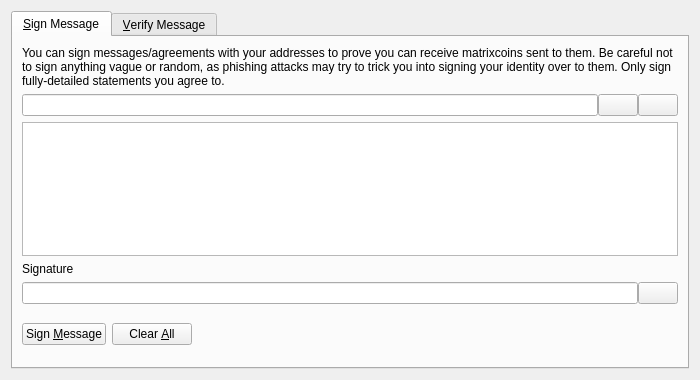
<?xml version="1.0" encoding="UTF-8"?>
<ui version="4.0">
 <class>SignVerifyMessageDialog</class>
 <widget class="QDialog" name="SignVerifyMessageDialog">
  <property name="geometry">
   <rect>
    <x>0</x>
    <y>0</y>
    <width>700</width>
    <height>380</height>
   </rect>
  </property>
  <property name="windowTitle">
   <string>Signatures - Sign / Verify a Message</string>
  </property>
  <property name="modal">
   <bool>true</bool>
  </property>
  <layout class="QVBoxLayout" name="verticalLayout">
   <item>
    <widget class="QTabWidget" name="tabWidget">
     <property name="currentIndex">
      <number>0</number>
     </property>
     <widget class="QWidget" name="tabSignMessage">
      <attribute name="title">
       <string>&amp;Sign Message</string>
      </attribute>
      <layout class="QVBoxLayout" name="verticalLayout_SM">
       <item>
        <widget class="QLabel" name="infoLabel_SM">
         <property name="text">
          <string>You can sign messages/agreements with your addresses to prove you can receive matrixcoins sent to them. Be careful not to sign anything vague or random, as phishing attacks may try to trick you into signing your identity over to them. Only sign fully-detailed statements you agree to.</string>
         </property>
         <property name="textFormat">
          <enum>Qt::PlainText</enum>
         </property>
         <property name="wordWrap">
          <bool>true</bool>
         </property>
        </widget>
       </item>
       <item>
        <layout class="QHBoxLayout" name="horizontalLayout_1_SM">
         <property name="spacing">
          <number>0</number>
         </property>
         <item>
          <widget class="QValidatedLineEdit" name="addressIn_SM">
           <property name="toolTip">
            <string>The Matrixcoin address to sign the message with</string>
           </property>
          </widget>
         </item>
         <item>
          <widget class="QPushButton" name="addressBookButton_SM">
           <property name="toolTip">
            <string>Choose previously used address</string>
           </property>
           <property name="text">
            <string/>
           </property>
           <property name="icon">
            <iconset resource="../bitcoin.qrc">
             <normaloff>:/icons/address-book</normaloff>:/icons/address-book</iconset>
           </property>
           <property name="shortcut">
            <string>Alt+A</string>
           </property>
           <property name="autoDefault">
            <bool>false</bool>
           </property>
          </widget>
         </item>
         <item>
          <widget class="QPushButton" name="pasteButton_SM">
           <property name="toolTip">
            <string>Paste address from clipboard</string>
           </property>
           <property name="text">
            <string/>
           </property>
           <property name="icon">
            <iconset resource="../bitcoin.qrc">
             <normaloff>:/icons/editpaste</normaloff>:/icons/editpaste</iconset>
           </property>
           <property name="shortcut">
            <string>Alt+P</string>
           </property>
           <property name="autoDefault">
            <bool>false</bool>
           </property>
          </widget>
         </item>
        </layout>
       </item>
       <item>
        <widget class="QPlainTextEdit" name="messageIn_SM">
         <property name="toolTip">
          <string>Enter the message you want to sign here</string>
         </property>
        </widget>
       </item>
       <item>
        <widget class="QLabel" name="signatureLabel_SM">
         <property name="text">
          <string>Signature</string>
         </property>
         <property name="textFormat">
          <enum>Qt::PlainText</enum>
         </property>
        </widget>
       </item>
       <item>
        <layout class="QHBoxLayout" name="horizontalLayout_2_SM">
         <property name="spacing">
          <number>0</number>
         </property>
         <item>
          <widget class="QLineEdit" name="signatureOut_SM">
           <property name="font">
            <font>
             <italic>true</italic>
            </font>
           </property>
           <property name="readOnly">
            <bool>true</bool>
           </property>
          </widget>
         </item>
         <item>
          <widget class="QPushButton" name="copySignatureButton_SM">
           <property name="toolTip">
            <string>Copy the current signature to the system clipboard</string>
           </property>
           <property name="text">
            <string/>
           </property>
           <property name="icon">
            <iconset resource="../bitcoin.qrc">
             <normaloff>:/icons/editcopy</normaloff>:/icons/editcopy</iconset>
           </property>
           <property name="autoDefault">
            <bool>false</bool>
           </property>
          </widget>
         </item>
        </layout>
       </item>
       <item>
        <layout class="QHBoxLayout" name="horizontalLayout_3_SM">
         <item>
          <widget class="QPushButton" name="signMessageButton_SM">
           <property name="toolTip">
            <string>Sign the message to prove you own this Matrixcoin address</string>
           </property>
           <property name="text">
            <string>Sign &amp;Message</string>
           </property>
           <property name="icon">
            <iconset resource="../bitcoin.qrc">
             <normaloff>:/icons/edit</normaloff>:/icons/edit</iconset>
           </property>
           <property name="autoDefault">
            <bool>false</bool>
           </property>
          </widget>
         </item>
         <item>
          <widget class="QPushButton" name="clearButton_SM">
           <property name="toolTip">
            <string>Reset all sign message fields</string>
           </property>
           <property name="text">
            <string>Clear &amp;All</string>
           </property>
           <property name="icon">
            <iconset resource="../bitcoin.qrc">
             <normaloff>:/icons/remove</normaloff>:/icons/remove</iconset>
           </property>
           <property name="autoDefault">
            <bool>false</bool>
           </property>
          </widget>
         </item>
         <item>
          <spacer name="horizontalSpacer_1_SM">
           <property name="orientation">
            <enum>Qt::Horizontal</enum>
           </property>
           <property name="sizeHint" stdset="0">
            <size>
             <width>40</width>
             <height>48</height>
            </size>
           </property>
          </spacer>
         </item>
         <item>
          <widget class="QLabel" name="statusLabel_SM">
           <property name="font">
            <font>
             <weight>75</weight>
             <bold>true</bold>
            </font>
           </property>
           <property name="text">
            <string/>
           </property>
           <property name="wordWrap">
            <bool>true</bool>
           </property>
          </widget>
         </item>
         <item>
          <spacer name="horizontalSpacer_2_SM">
           <property name="orientation">
            <enum>Qt::Horizontal</enum>
           </property>
           <property name="sizeHint" stdset="0">
            <size>
             <width>40</width>
             <height>48</height>
            </size>
           </property>
          </spacer>
         </item>
        </layout>
       </item>
      </layout>
     </widget>
     <widget class="QWidget" name="tabVerifyMessage">
      <attribute name="title">
       <string>&amp;Verify Message</string>
      </attribute>
      <layout class="QVBoxLayout" name="verticalLayout_VM">
       <item>
        <widget class="QLabel" name="infoLabel_VM">
         <property name="text">
          <string>Enter the receiver's address, message (ensure you copy line breaks, spaces, tabs, etc. exactly) and signature below to verify the message. Be careful not to read more into the signature than what is in the signed message itself, to avoid being tricked by a man-in-the-middle attack. Note that this only proves the signing party receives with the address, it cannot prove sendership of any transaction!</string>
         </property>
         <property name="textFormat">
          <enum>Qt::PlainText</enum>
         </property>
         <property name="alignment">
          <set>Qt::AlignLeading|Qt::AlignLeft|Qt::AlignTop</set>
         </property>
         <property name="wordWrap">
          <bool>true</bool>
         </property>
        </widget>
       </item>
       <item>
        <layout class="QHBoxLayout" name="horizontalLayout_1_VM">
         <property name="spacing">
          <number>0</number>
         </property>
         <item>
          <widget class="QValidatedLineEdit" name="addressIn_VM">
           <property name="toolTip">
            <string>The Matrixcoin address the message was signed with</string>
           </property>
          </widget>
         </item>
         <item>
          <widget class="QPushButton" name="addressBookButton_VM">
           <property name="toolTip">
            <string>Choose previously used address</string>
           </property>
           <property name="text">
            <string/>
           </property>
           <property name="icon">
            <iconset resource="../bitcoin.qrc">
             <normaloff>:/icons/address-book</normaloff>:/icons/address-book</iconset>
           </property>
           <property name="shortcut">
            <string>Alt+A</string>
           </property>
           <property name="autoDefault">
            <bool>false</bool>
           </property>
          </widget>
         </item>
        </layout>
       </item>
       <item>
        <widget class="QPlainTextEdit" name="messageIn_VM"/>
       </item>
       <item>
        <widget class="QValidatedLineEdit" name="signatureIn_VM"/>
       </item>
       <item>
        <layout class="QHBoxLayout" name="horizontalLayout_2_VM">
         <item>
          <widget class="QPushButton" name="verifyMessageButton_VM">
           <property name="toolTip">
            <string>Verify the message to ensure it was signed with the specified Matrixcoin address</string>
           </property>
           <property name="text">
            <string>Verify &amp;Message</string>
           </property>
           <property name="icon">
            <iconset resource="../bitcoin.qrc">
             <normaloff>:/icons/transaction_0</normaloff>:/icons/transaction_0</iconset>
           </property>
           <property name="autoDefault">
            <bool>false</bool>
           </property>
          </widget>
         </item>
         <item>
          <widget class="QPushButton" name="clearButton_VM">
           <property name="toolTip">
            <string>Reset all verify message fields</string>
           </property>
           <property name="text">
            <string>Clear &amp;All</string>
           </property>
           <property name="icon">
            <iconset resource="../bitcoin.qrc">
             <normaloff>:/icons/remove</normaloff>:/icons/remove</iconset>
           </property>
           <property name="autoDefault">
            <bool>false</bool>
           </property>
          </widget>
         </item>
         <item>
          <spacer name="horizontalSpacer_1_VM">
           <property name="orientation">
            <enum>Qt::Horizontal</enum>
           </property>
           <property name="sizeHint" stdset="0">
            <size>
             <width>40</width>
             <height>48</height>
            </size>
           </property>
          </spacer>
         </item>
         <item>
          <widget class="QLabel" name="statusLabel_VM">
           <property name="font">
            <font>
             <weight>75</weight>
             <bold>true</bold>
            </font>
           </property>
           <property name="text">
            <string/>
           </property>
           <property name="wordWrap">
            <bool>true</bool>
           </property>
          </widget>
         </item>
         <item>
          <spacer name="horizontalSpacer_2_VM">
           <property name="orientation">
            <enum>Qt::Horizontal</enum>
           </property>
           <property name="sizeHint" stdset="0">
            <size>
             <width>40</width>
             <height>48</height>
            </size>
           </property>
          </spacer>
         </item>
        </layout>
       </item>
      </layout>
     </widget>
    </widget>
   </item>
  </layout>
 </widget>
 <customwidgets>
  <customwidget>
   <class>QValidatedLineEdit</class>
   <extends>QLineEdit</extends>
   <header>qvalidatedlineedit.h</header>
  </customwidget>
 </customwidgets>
 <resources>
  <include location="../bitcoin.qrc"/>
 </resources>
 <connections/>
</ui>
